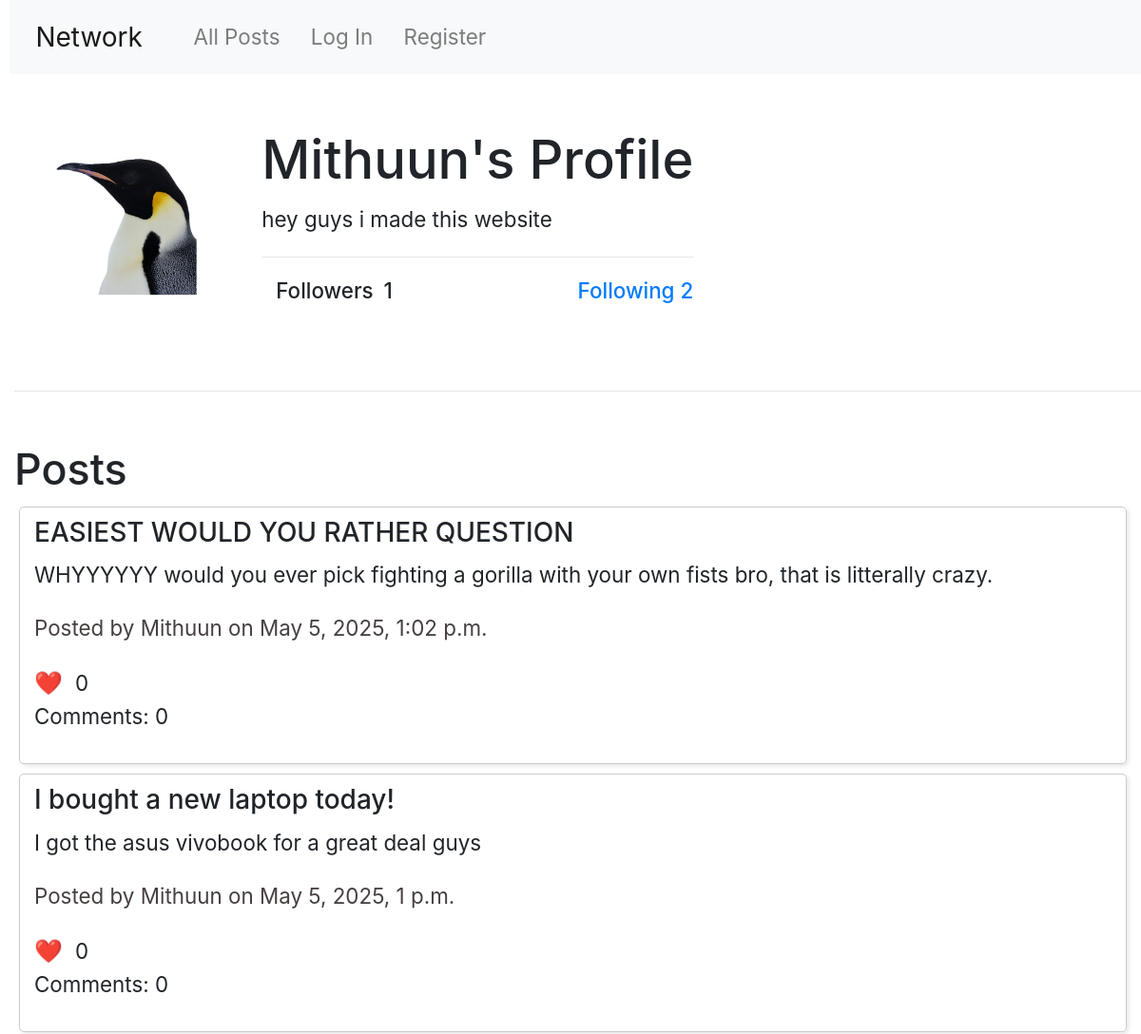
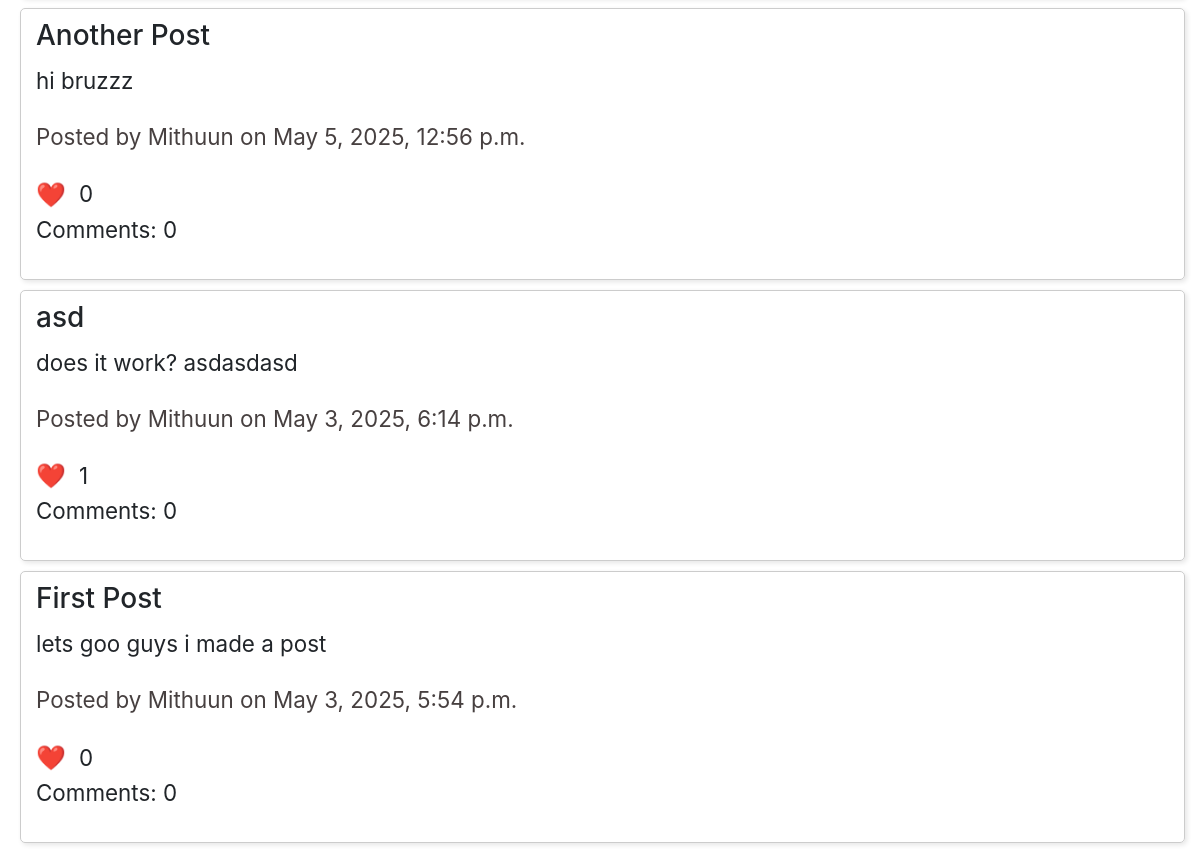
The page /profile/Mithuun on the database its author committed (2 pictures, top to bottom).
### network/models.py (models this page shows, shortened)
class User(AbstractUser):
    bio = models.TextField(max_length=30, blank=True, null=True)
    profile_picture = models.ImageField(upload_to='profile_pictures/', default='profile_pictures/penguin.png', blank=True)

class Post(models.Model):
    user = models.ForeignKey(User, on_delete=models.CASCADE, related_name="posts")
    title = models.CharField(max_length=30, default="Untitled")
    content = models.TextField(max_length=280)
    timestamp = models.DateTimeField(auto_now_add=True)
    likes = models.ManyToManyField(User, related_name="liked_posts", blank=True)

### network/views.py (the view)
# urls.py: path("profile/<str:username>", views.profile, name="profile"),
def profile(request, username):
    try:
        profile_user = User.objects.get(username=username)
    except User.DoesNotExist:
        return HttpResponse("User not found", status=404)
    followerCount = Follow.objects.filter(following=profile_user).count()
    followingCount = Follow.objects.filter(follower=profile_user).count()
    alreadyFollowed = False
    if request.user.is_authenticated:
        alreadyFollowed = Follow.objects.filter(follower=request.user, following=profile_user).exists()
    return render(request, "network/profile.html", {
        "userName": profile_user.username,
        "bio": profile_user.bio,
        "posts": Post.objects.filter(user=profile_user).order_by("-timestamp"),
        "pfp": profile_user.profile_picture,
        "followerCount": followerCount,
        "followingCount": followingCount,
        "follow" : alreadyFollowed
    })

### network/templates/network/profile.html (shortened to what this page needs)
{% extends "network/layout.html" %}
{% load static %}
{% block body %}
    <div style="display: flex; align-items: center; gap: 20px;">
        <div>
            {% if pfp %}
                <img src="{{ pfp.url }}" alt="Profile Picture" style="width: 300; height: 300px;">
            {% else %}
                <p>No profile picture available.</p>
            {% endif %}
        </div>
        <div>
            {% if user.username == userName %}
                <h1>Hello {{ userName|capfirst }}</h1>
            {% else %}
                <h1>{{ userName|capfirst }}'s Profile</h1>
            {% endif %}
            <p>{{bio}}</p>
            <hr>
            <div style="display: flex; justify-content: space-between; gap: 20px;">
                <div>
                    <h6><a>Followers <span id="followerCount">{{ followerCount }}</span></a></h6>
                </div>
                <div>
                    <h6><a href="{% url 'following' userName %}">Following {{ followingCount }}</a></h6>
                </div>
            </div>
        </div>
    </div>
    <hr>
    <br>
    <h2>Posts</h2>
    {% for post in posts %}
        <div class="post">
            <h5 id="postTitle-{{ post.id }}">{{ post.title }}</h5>
            <p id="postContent-{{ post.id }}">{{ post.content }}</p>
            <p id="postInfo-{{ post.id }}" style="color: rgb(71, 64, 64);">Posted by {{ post.user.username }} on {{ post.timestamp }}</p>
            <p style="display: flex; align-items: center; margin: 0;">
                <button class="likeButton" data-id="{{ post.id }}" id="likeButton-{{ post.id }}">
                    <span style="font-size: 24px; margin-right: 8px; vertical-align: middle;">❤️</span>
                </button>
                <span style="line-height: 30px;" id="likeCount-{{ post.id }}">{{ post.likes.count }}</span>
            </p>
            <p id="comments-{{ post.id }}">Comments: {{ post.comments.count }}</p>
        </div>
    {% endfor %}
{% endblock %}

### network/static/network/styles.css (style rules this page uses)
* { margin-left: 5px; }
html { font-size: 140%; }
body { font-size: 1rem; }
button { margin: 5px 0; }
img { margin: 10px 0 0 0; }
.post { border: 1px solid #ccc; padding: 10px; margin: 10px; margin-right: 15px; border-radius: 5px; box-shadow: 2px 2px 5px rgba(0, 0, 0, 0.1); }
button { background-color: #42a2c8; color: white; border: none; border-radius: 12px; padding: 5px 20px; font-size: 16px; cursor: pointer; transition: background-color 0.3s ease; }
.likeButton, .editButton, saveButton { all: unset; outline: none; }

### rows shown on the page
User: username "Mithuun", bio "hey guys i made this website"
Post: title "EASIEST WOULD YOU RATHER QUESTION", content "WHYYYYYY would you ever pick fighting a gorilla with your own fists bro, that is litterally crazy.", user.username "Mithuun", timestamp "May 5, 2025, 1:02 p.m.", likes.count "0", comments.count "0"
Post: title "I bought a new laptop today!", content "I got the asus vivobook for a great deal guys", user.username "Mithuun", timestamp "May 5, 2025, 1 p.m.", likes.count "0", comments.count "0"
Post: title "Another Post", content "hi bruzzz", user.username "Mithuun", timestamp "May 5, 2025, 12:56 p.m.", likes.count "0", comments.count "0"
Post: title "asd", content "does it work? asdasdasd", user.username "Mithuun", timestamp "May 3, 2025, 6:14 p.m.", likes.count "1", comments.count "0"
Post: title "First Post", content "lets goo guys i made a post", user.username "Mithuun", timestamp "May 3, 2025, 5:54 p.m.", likes.count "0", comments.count "0"

### other values the page prints
{{ followerCount }} "1"
{{ followingCount }} "2"
